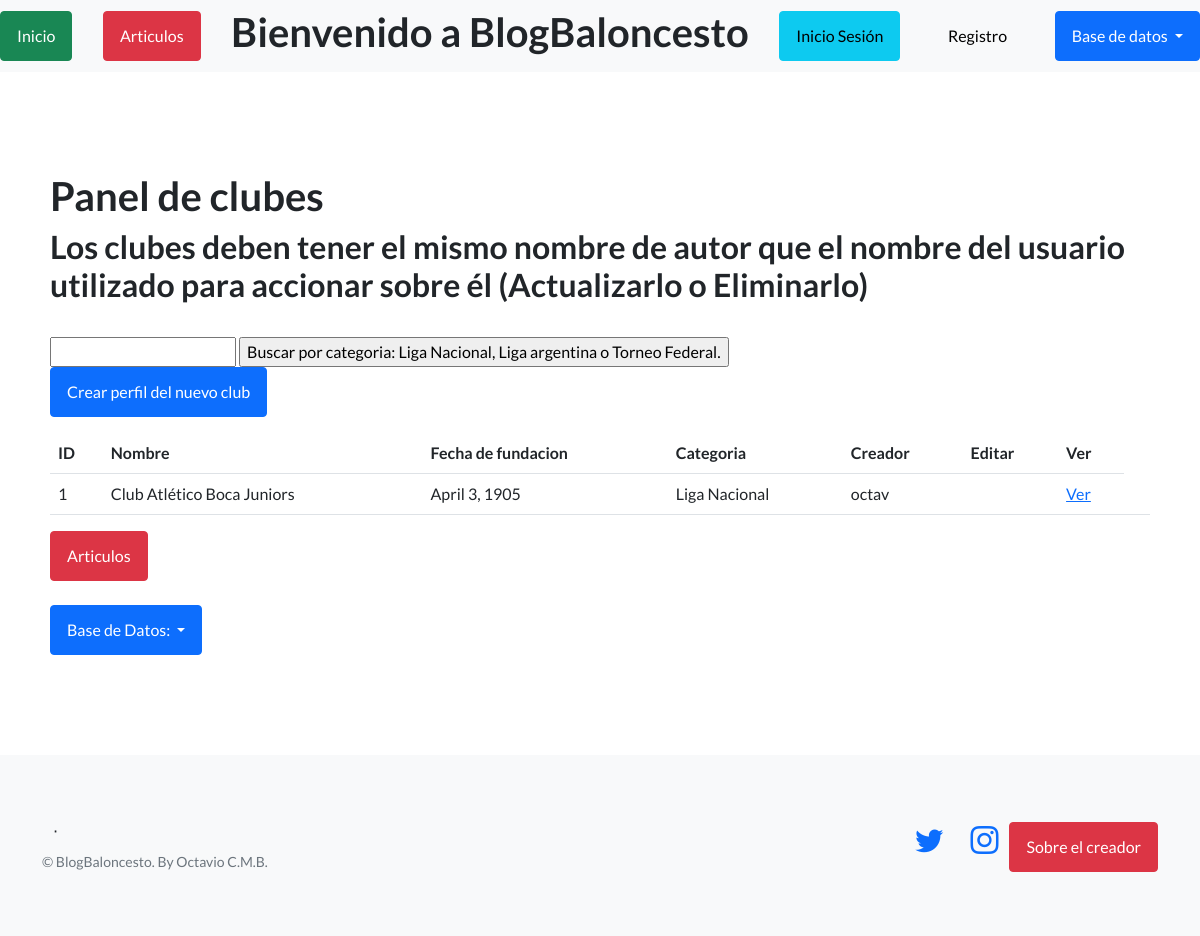
Screenshot of //BlogBaloncesto/clubes/ with the database file from the repository.
### Basquet1/models.py (models this page shows, shortened)
class Clubes(models.Model):
    nombre = models.CharField(max_length=256)
    fecha_fundacion = models.DateField()
    categoria_juego = models.CharField(max_length=256)
    creador = models.ForeignKey(User, on_delete=models.SET_NULL, null=True)
    creador1= models.CharField(max_length=256, default="Aquí va el nombre de usuario")

### Basquet1/views.py (the view)
# urls.py: path("clubes/", ClubesListView.as_view(), name='listar_clubes'),
class ClubesListView(ListView):
    model = Clubes
    template_name = 'Basquet1/panel_clubes.html'

### Basquet1/templates/Basquet1/panel_clubes.html (shortened to what this page needs)
{% extends 'Basquet1/base.html' %}
{% block contenido %}
<section>
    <div>
        <h1>Panel de clubes</h1>
        <h2>Los clubes deben tener el mismo nombre de autor que el nombre del usuario utilizado para accionar sobre él (Actualizarlo o Eliminarlo)</h2>
        <br></div>
        <div class="search-bar-container" >
            <form action="{% url 'buscar_clubes' %}" method="post">
              <input type="text" name="busqueda" value="{{ reciente }}">
              <input type="submit" value="Buscar por categoria: Liga Nacional, Liga argentina o Torneo Federal."  style="margin-right: 50px">
            </form>
            <a href="{% url 'crear_clubes' %}" class="btn btn-primary">Crear perfil del nuevo club</a>
        <table class="table">
            <table class="table">
            <tbody>
                <tr>
                    <th> ID </th>
                    <th> Nombre </th>
                    <th> Fecha de fundacion</th>
                    <th> Categoria </th>
                    <th> Creador </th>
                    <th> Editar</th>
                    <th> Ver</th>
                </tr>
                {% for club in object_list %}
                <tr>
                    <td> {{club.id}}</td>
                    <td> {{club.nombre}}</td>
                    <td> {{club.fecha_fundacion}}</td>
                    <td> {{club.categoria_juego}}</td>
                    <td> {{club.creador1}}</td>
                    <td>
                    </td>
                    <td>
                        <a href="{% url 'ver_clubes' club.id %}">Ver</a>
                     </td>
                    <td>
                    </td>
                </tr>
                {% endfor %}
            </tbody>
        </table>
    </div>
    <a class="btn btn-danger" href="{% url 'listar_articulo'%}">Articulos</a>
    <br></br>
    <div class="dropdown">
        <button class="btn btn-primary dropdown-toggle" type="button" id="dropdownMenuButton1" data-bs-toggle="dropdown" aria-expanded="false">
         <div style="display: inline-flex;">
            <span>Base de Datos:</span>
        </div>
        </button>
</section>
{% endblock contenido %}

### rows the page displays
Clubes: id "1", nombre "Club Atlético Boca Juniors", fecha_fundacion "April 3, 1905", categoria_juego "Liga Nacional", creador1 "octav"
